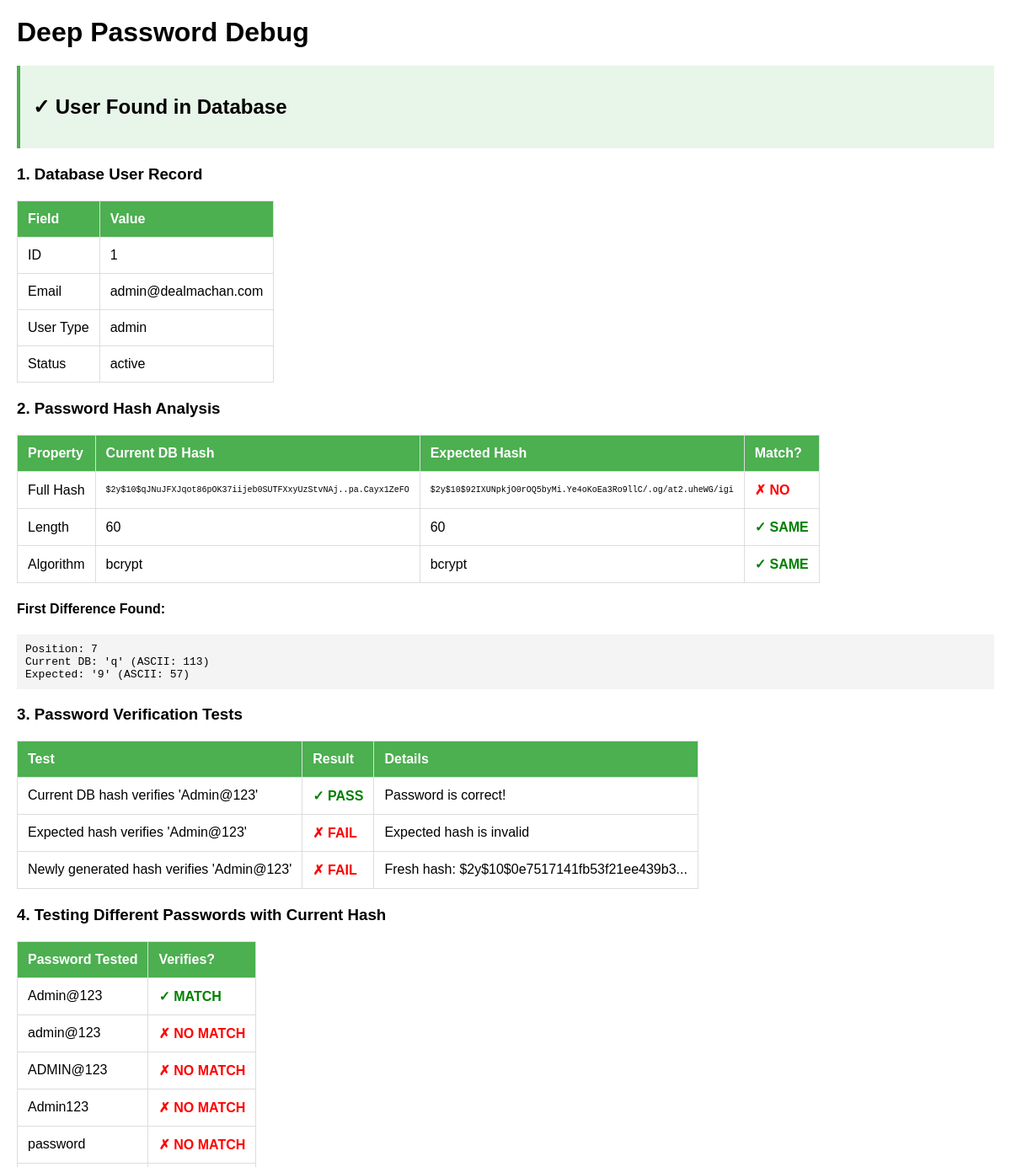
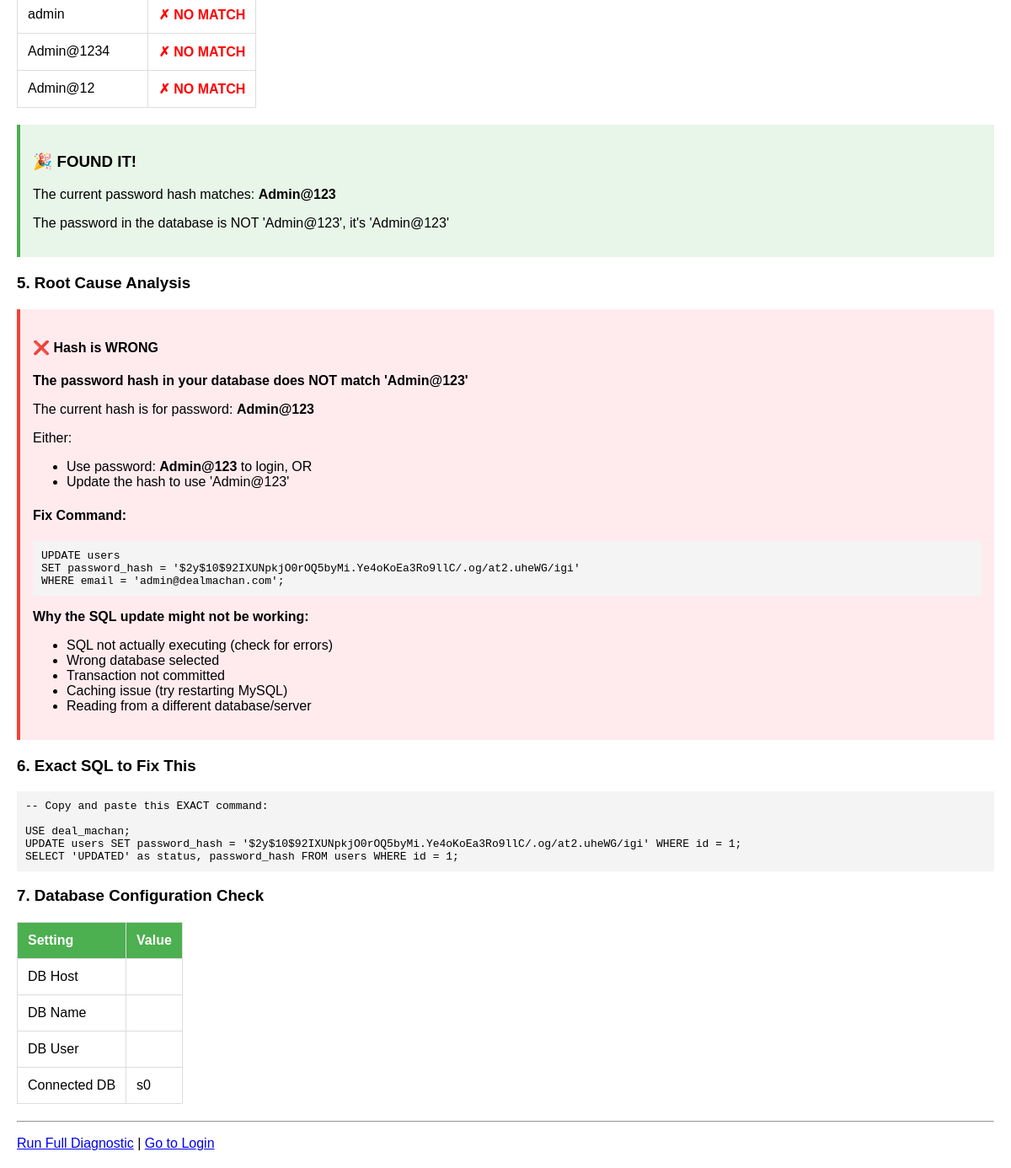
Screenshot of /admin/public/debug-password.php with the database file from the repository (2 pictures, top to bottom).
### tables this page shows
CREATE TABLE IF NOT EXISTS `users` (
  `id` int(10) unsigned NOT NULL AUTO_INCREMENT,
  `email` varchar(255) DEFAULT NULL,
  `phone` varchar(20) DEFAULT NULL,
  `password_hash` varchar(255) NOT NULL,
  `user_type` enum('admin','merchant','customer') NOT NULL,
  `status` enum('active','inactive','blocked','pending') NOT NULL DEFAULT 'active',
  `otp_code` varchar(10) DEFAULT NULL,
  `otp_expiry` timestamp NULL DEFAULT NULL,
  `last_login` timestamp NULL DEFAULT NULL,
  `created_at` timestamp NOT NULL DEFAULT current_timestamp(),
  `updated_at` timestamp NULL DEFAULT NULL ON UPDATE current_timestamp(),
  PRIMARY KEY (`id`),
  UNIQUE KEY `uk_email` (`email`),
  UNIQUE KEY `uk_phone` (`phone`),
  KEY `idx_user_type` (`user_type`),
  KEY `idx_status` (`status`)
);

### admin/public/debug-password.php (the view, shortened to what this page needs)
<?php
echo "<h1>Deep Password Debug</h1>";
$testPassword = 'Admin@123';
$expectedHash = '$2y$10$92IXUNpkjO0rOQ5byMi.Ye4oKoEa3Ro9llC/.og/at2.uheWG/igi';
try {
    $db = Database::getInstance();
    $pdo = $db->getConnection();
    $stmt = $pdo->prepare("SELECT * FROM users WHERE email = ?");
    $stmt->execute(['admin@dealmachan.com']);
    $user = $stmt->fetch(PDO::FETCH_ASSOC);
    echo "<div class='section'><h2>✓ User Found in Database</h2></div>";
    echo "<h3>1. Database User Record</h3>";
    echo "<table>";
    echo "<tr><th>Field</th><th>Value</th></tr>";
    echo "<tr><td>ID</td><td>{$user['id']}</td></tr>";
    echo "<tr><td>Email</td><td>{$user['email']}</td></tr>";
    echo "<tr><td>User Type</td><td>{$user['user_type']}</td></tr>";
    echo "<tr><td>Status</td><td>{$user['status']}</td></tr>";
    echo "</table>";
    echo "<h3>2. Password Hash Analysis</h3>";
    $currentHash = $user['password_hash'];
    echo "<table>";
    echo "<tr><th>Property</th><th>Current DB Hash</th><th>Expected Hash</th><th>Match?</th></tr>";
    echo "<tr><td>Full Hash</td><td style='font-family:monospace;font-size:10px;'>{$currentHash}</td><td style='font-family:monospace;font-size:10px;'>{$expectedHash}</td><td class='" . ($currentHash === $expectedHash ? "pass'>✓ YES" : "fail'>✗ NO") . "</td></tr>";
    echo "<tr><td>Length</td><td>" . strlen($currentHash) . "</td><td>" . strlen($expectedHash) . "</td><td class='" . (strlen($currentHash) === strlen($expectedHash) ? "pass'>✓ SAME" : "fail'>✗ DIFFERENT") . "</td></tr>";
    $hashInfo = password_get_info($currentHash);
    echo "<tr><td>Algorithm</td><td>{$hashInfo['algoName']}</td><td>bcrypt</td><td class='" . ($hashInfo['algoName'] === 'bcrypt' ? "pass'>✓ SAME" : "fail'>✗ DIFFERENT") . "</td></tr>";
    echo "</table>";
    if ($currentHash !== $expectedHash) {
        echo "<h4>First Difference Found:</h4>";
        for ($i = 0; $i < max(strlen($currentHash), strlen($expectedHash)); $i++) {
            $c1 = isset($currentHash[$i]) ? $currentHash[$i] : '';
            $c2 = isset($expectedHash[$i]) ? $expectedHash[$i] : '';
            if ($c1 !== $c2) {
                echo "<div class='code'>";
                echo "Position: {$i}<br>";
                echo "Current DB: '" . htmlspecialchars($c1) . "' (ASCII: " . ord($c1) . ")<br>";
                echo "Expected: '" . htmlspecialchars($c2) . "' (ASCII: " . ord($c2) . ")<br>";
                echo "</div>";
                break;
            }
        }
    }
    echo "<h3>3. Password Verification Tests</h3>";
    echo "<table>";
    echo "<tr><th>Test</th><th>Result</th><th>Details</th></tr>";
    $test1 = password_verify($testPassword, $currentHash);
    echo "<tr><td>Current DB hash verifies '{$testPassword}'</td><td class='" . ($test1 ? "pass'>✓ PASS" : "fail'>✗ FAIL") . "</td><td>" . ($test1 ? "Password is correct!" : "Password doesn't match this hash") . "</td></tr>";
    $test2 = password_verify($testPassword, $expectedHash);
    echo "<tr><td>Expected hash verifies '{$testPassword}'</td><td class='" . ($test2 ? "pass'>✓ PASS" : "fail'>✗ FAIL") . "</td><td>" . ($test2 ? "Expected hash is valid" : "Expected hash is invalid") . "</td></tr>";
    $newHash = password_hash($testPassword, PASSWORD_DEFAULT);
    $test3 = password_verify($testPassword, $newHash);
    echo "<tr><td>Newly generated hash verifies '{$testPassword}'</td><td class='" . ($test3 ? "pass'>✓ PASS" : "fail'>✗ FAIL") . "</td><td>Fresh hash: " . substr($newHash, 0, 30) . "...</td></tr>";
    echo "</table>";
    echo "<h3>4. Testing Different Passwords with Current Hash</h3>";
    $testPasswords = [
        'Admin@123',
        'admin@123',
        'ADMIN@123',
        'Admin123',
        'password',
        'admin',
        'Admin@1234',
        'Admin@12'
    ];
    echo "<table>";
    echo "<tr><th>Password Tested</th><th>Verifies?</th></tr>";
    $foundMatch = false;
    foreach ($testPasswords as $testPwd) {
        $result = password_verify($testPwd, $currentHash);
        echo "<tr><td>{$testPwd}</td><td class='" . ($result ? "pass'>✓ MATCH" : "fail'>✗ NO MATCH") . "</td></tr>";
        if ($result && !$foundMatch) {
            $foundMatch = $testPwd;
        }
    }
    echo "</table>";
    if ($foundMatch) {
        echo "<div class='section'>";
        echo "<h3>🎉 FOUND IT!</h3>";
        echo "<p>The current password hash matches: <strong>{$foundMatch}</strong></p>";
        echo "<p>The password in the database is NOT 'Admin@123', it's '{$foundMatch}'</p>";
        echo "</div>";
    }
    echo "<h3>5. Root Cause Analysis</h3>";
    echo "<div class='section " . ($currentHash === $expectedHash ? "" : "error") . "'>";
    if ($currentHash === $expectedHash) {
        echo "<h4>✓ Hash is Correct</h4>";
        echo "<p>The password hash in the database IS correct for 'Admin@123'.</p>";
        echo "<p>If login still fails, the issue is elsewhere (session, CSRF, etc.)</p>";
    } else {
        echo "<h4>❌ Hash is WRONG</h4>";
        echo "<p><strong>The password hash in your database does NOT match 'Admin@123'</strong></p>";
        if ($foundMatch) {
            echo "<p>The current hash is for password: <strong>{$foundMatch}</strong></p>";
            echo "<p>Either:</p>";
            echo "<ul>";
            echo "<li>Use password: <strong>{$foundMatch}</strong> to login, OR</li>";
            echo "<li>Update the hash to use 'Admin@123'</li>";
            echo "</ul>";
        } else {
            echo "<p>The current hash doesn't match any common password.</p>";
            echo "<p>You MUST update the hash in the database.</p>";
        }
        echo "<h4>Fix Command:</h4>";
        echo "<div class='code'>";
        echo "UPDATE users<br>";
        echo "SET password_hash = '{$expectedHash}'<br>";
        echo "WHERE email = 'admin@dealmachan.com';<br>";
        echo "</div>";
        echo "<p><strong>Why the SQL update might not be working:</strong></p>";
        echo "<ul>";
        echo "<li>SQL not actually executing (check for errors)</li>";
        echo "<li>Wrong database selected</li>";
        echo "<li>Transaction not committed</li>";
        echo "<li>Caching issue (try restarting MySQL)</li>";
        echo "<li>Reading from a different database/server</li>";
        echo "</ul>";
    }
    echo "</div>";
    echo "<h3>6. Exact SQL to Fix This</h3>";
    echo "<div class='code'>";
    echo "-- Copy and paste this EXACT command:<br><br>";
    echo "USE deal_machan;<br>";
    echo "UPDATE users SET password_hash = '{$expectedHash}' WHERE id = {$user['id']};<br>";
    echo "SELECT 'UPDATED' as status, password_hash FROM users WHERE id = {$user['id']};<br>";
    echo "</div>";
    echo "<h3>7. Database Configuration Check</h3>";
    echo "<table>";
    echo "<tr><th>Setting</th><th>Value</th></tr>";
    echo "<tr><td>DB Host</td><td>" . getenv('DB_HOST') . "</td></tr>";
    echo "<tr><td>DB Name</td><td>" . getenv('DB_NAME') . "</td></tr>";
    echo "<tr><td>DB User</td><td>" . getenv('DB_USER') . "</td></tr>";
    echo "<tr><td>Connected DB</td><td>" . $pdo->query("SELECT DATABASE()")->fetchColumn() . "</td></tr>";
    echo "</table>";
} catch (Exception $e) {
    echo "<div class='section error'>";
    echo "<h2>❌ Error</h2>";
    echo "<p>" . htmlspecialchars($e->getMessage()) . "</p>";
    echo "</div>";
}
echo "<hr>";
echo "<p><a href='diagnose-login.php'>Run Full Diagnostic</a> | <a href='index.php'>Go to Login</a></p>";
?>

### admin/public/debug-password.php (style rules this page uses)
table { border-collapse: collapse; margin: 20px 0; }
th, td { border: 1px solid #ddd; padding: 12px; text-align: left; }
th { background-color: #4CAF50; color: white; }
.pass { color: green; font-weight: bold; }
.fail { color: red; font-weight: bold; }
.code { background: #f4f4f4; padding: 10px; font-family: monospace; margin: 10px 0; }
.section { background: #e8f5e9; padding: 15px; margin: 20px 0; border-left: 4px solid #4CAF50; }
.error { background: #ffebee; border-left: 4px solid #f44336; }

### rows the page displays
users: id "1", email "admin@dealmachan.com", user_type "admin", status "active", password_hash "$2y$10$qJNuJFXJqot86pOK37iijeb0SUTFXxyUzStvNAj..pa.Cayx1ZeFO", password_hash "60", password_hash "bcrypt", password_hash "q", password_hash "113", c2 "9", c2 "57"

### other values shown
$expectedHash "$2y$10$92IXUNpkjO0rOQ5byMi.Ye4oKoEa3Ro9llC/.og/at2.uheWG/igi"
strlen($expectedHash) "60"
$testPassword "Admin@123"
substr($newHash, 0, 30) "$2y$10$0e7517141fb53f21ee439b3"
$testPwd "Admin@123"
$testPwd "admin@123"
$testPwd "ADMIN@123"
$testPwd "Admin123"
$testPwd "password"
$testPwd "admin"
$testPwd "Admin@1234"
$testPwd "Admin@12"
$foundMatch "Admin@123"
$pdo->query("SELECT DATABASE()")->fetchColumn() "s0"
